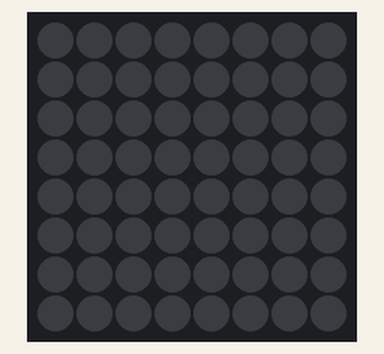
Recording of a sketch running on a simulated Arduino Uno, built with avr-gcc and run on an emulated ATmega328P. On the bench: 8×8 RGB LED matrix (first LED top left, wired row by row).

Above: at 0.1 s.
At 2.06 s:
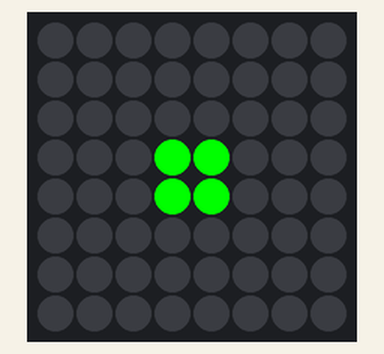
At 3.6 s:
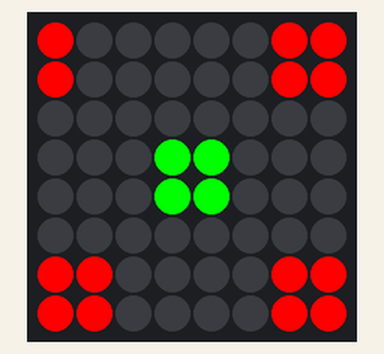
At 4.06 s:
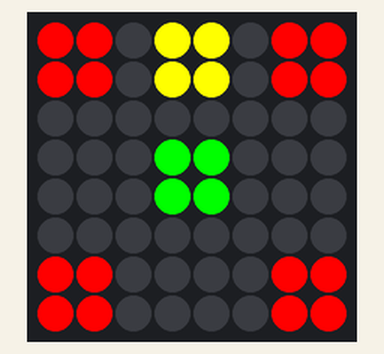
At 4.47 s:
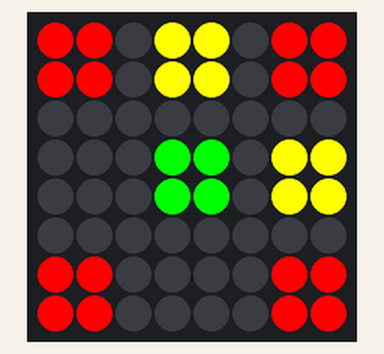
At 5.1 s:
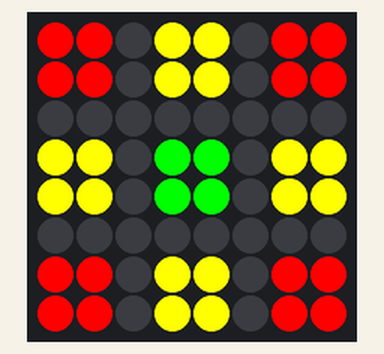

The sketch:

bi_color_led_matrix_01.ino
```cpp
#include <Wire.h>
#include "Adafruit_LEDBackpack.h"
#include "Adafruit_GFX.h"

// color: 1 == RED
// color: 2 == YELLOW
// color: 3 == GREEN

Adafruit_BicolorMatrix matrix = Adafruit_BicolorMatrix();


void animatePixel(int xPos, int yPos, int color, int speed) {
    matrix.drawPixel(xPos, yPos, color);
    matrix.writeDisplay();
    delay(speed);
}


void animateSmallSquare(int xPos, int yPos, int color, int speed) {
    matrix.fillRect(xPos, yPos, 2, 2, color);
    matrix.writeDisplay();
    delay(speed);
}


void setup() {
  Serial.begin(9600);
  matrix.begin(0x70);
}


void loop() {

    matrix.clear();
    matrix.writeDisplay();
    delay(1000);

    // Draw center box
    animatePixel(3, 3, 3, 300);
    animatePixel(3, 4, 3, 300);
    animatePixel(4, 4, 3, 300);
    animatePixel(4, 3, 3, 300);

    // Draw top left corner box
    animatePixel(7, 0, 1, 100);
    animatePixel(7, 1, 1, 100);
    animatePixel(6, 1, 1, 100);
    animatePixel(6, 0, 1, 100);

    // Draw top right corner box
    animatePixel(7, 7, 1, 100);
    animatePixel(7, 6, 1, 100);
    animatePixel(6, 6, 1, 100);
    animatePixel(6, 7, 1, 100);

    // Draw bottom right corner box
    animatePixel(0, 7, 1, 100);
    animatePixel(0, 6, 1, 100);
    animatePixel(1, 6, 1, 100);
    animatePixel(1, 7, 1, 100);

    // Draw bottom left corner box
    animatePixel(0, 0, 1, 100);
    animatePixel(0, 1, 1, 100);
    animatePixel(1, 1, 1, 100);
    animatePixel(1, 0, 1, 100);

    // Draw boxes half way between corners
    animateSmallSquare(3, 0, 2, 400);
    animateSmallSquare(6, 3, 2, 400);
    animateSmallSquare(3, 6, 2, 400);
    animateSmallSquare(0, 3, 2, 400);

    delay(3000);

}
```

Measured:
- by itself, everything shown: repeats every 8.5 s, in 25 steps
- what the display in image 3 shows lasts 0.4 s, from 3.9 s to 4.3 s
- what the display in image 5 shows lasts 3.4 s, from 5.1 s to 8.5 s
